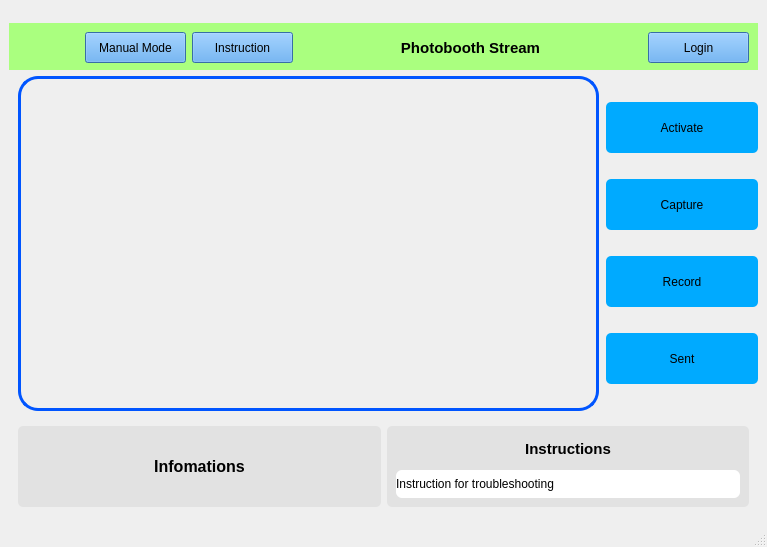
<?xml version="1.0" encoding="UTF-8"?>
<ui version="4.0">
 <class>MainWindow</class>
 <widget class="QMainWindow" name="MainWindow">
  <property name="geometry">
   <rect>
    <x>0</x>
    <y>0</y>
    <width>767</width>
    <height>547</height>
   </rect>
  </property>
  <property name="minimumSize">
   <size>
    <width>767</width>
    <height>547</height>
   </size>
  </property>
  <property name="windowTitle">
   <string>MainWindow</string>
  </property>
  <widget class="QWidget" name="centralwidget">
   <property name="styleSheet">
    <string notr="true">#centralwidget {
	
	background-image: url(./statics/background.jpg);
    background-repeat: no-repeat;
    background-position: center;
}</string>
   </property>
   <layout class="QVBoxLayout" name="verticalLayout_4">
    <item>
     <widget class="QWidget" name="widget_navbar" native="true">
      <property name="sizePolicy">
       <sizepolicy hsizetype="Expanding" vsizetype="Expanding">
        <horstretch>0</horstretch>
        <verstretch>0</verstretch>
       </sizepolicy>
      </property>
      <property name="maximumSize">
       <size>
        <width>16777215</width>
        <height>61</height>
       </size>
      </property>
      <layout class="QVBoxLayout" name="verticalLayout_2">
       <property name="spacing">
        <number>0</number>
       </property>
       <property name="leftMargin">
        <number>0</number>
       </property>
       <property name="topMargin">
        <number>0</number>
       </property>
       <property name="rightMargin">
        <number>0</number>
       </property>
       <property name="bottomMargin">
        <number>0</number>
       </property>
       <item>
        <widget class="QLabel" name="header_img">
         <property name="maximumSize">
          <size>
           <width>16777215</width>
           <height>16</height>
          </size>
         </property>
         <property name="text">
          <string/>
         </property>
         <property name="pixmap">
          <pixmap>statics/header.jpg</pixmap>
         </property>
         <property name="scaledContents">
          <bool>true</bool>
         </property>
        </widget>
       </item>
       <item>
        <widget class="QWidget" name="navbar" native="true">
         <property name="maximumSize">
          <size>
           <width>16777215</width>
           <height>51</height>
          </size>
         </property>
         <property name="autoFillBackground">
          <bool>false</bool>
         </property>
         <property name="styleSheet">
          <string notr="true">QWidget#navbar {
    background-color: rgb(170, 255, 127);  
    color: white;
}</string>
         </property>
         <layout class="QHBoxLayout" name="horizontalLayout">
          <item>
           <widget class="QLabel" name="logo_img">
            <property name="sizePolicy">
             <sizepolicy hsizetype="Expanding" vsizetype="Expanding">
              <horstretch>0</horstretch>
              <verstretch>0</verstretch>
             </sizepolicy>
            </property>
            <property name="minimumSize">
             <size>
              <width>61</width>
              <height>31</height>
             </size>
            </property>
            <property name="maximumSize">
             <size>
              <width>61</width>
              <height>31</height>
             </size>
            </property>
            <property name="text">
             <string/>
            </property>
            <property name="pixmap">
             <pixmap>statics/logo.png</pixmap>
            </property>
            <property name="scaledContents">
             <bool>true</bool>
            </property>
           </widget>
          </item>
          <item>
           <widget class="QPushButton" name="Manual_Button">
            <property name="sizePolicy">
             <sizepolicy hsizetype="Expanding" vsizetype="Expanding">
              <horstretch>0</horstretch>
              <verstretch>0</verstretch>
             </sizepolicy>
            </property>
            <property name="minimumSize">
             <size>
              <width>101</width>
              <height>31</height>
             </size>
            </property>
            <property name="maximumSize">
             <size>
              <width>101</width>
              <height>31</height>
             </size>
            </property>
            <property name="styleSheet">
             <string notr="true">QPushButton#Manual_Button {
    background-color: rgb(77, 155, 232);
}
</string>
            </property>
            <property name="text">
             <string>Manual Mode</string>
            </property>
           </widget>
          </item>
          <item>
           <widget class="QPushButton" name="Instruction_Button">
            <property name="sizePolicy">
             <sizepolicy hsizetype="Expanding" vsizetype="Expanding">
              <horstretch>0</horstretch>
              <verstretch>0</verstretch>
             </sizepolicy>
            </property>
            <property name="minimumSize">
             <size>
              <width>101</width>
              <height>31</height>
             </size>
            </property>
            <property name="maximumSize">
             <size>
              <width>101</width>
              <height>31</height>
             </size>
            </property>
            <property name="styleSheet">
             <string notr="true">QPushButton#Instruction_Button {
    background-color: rgb(77, 155, 232);
}
</string>
            </property>
            <property name="text">
             <string>Instruction</string>
            </property>
           </widget>
          </item>
          <item>
           <widget class="QLabel" name="name_application">
            <property name="sizePolicy">
             <sizepolicy hsizetype="Expanding" vsizetype="Expanding">
              <horstretch>0</horstretch>
              <verstretch>0</verstretch>
             </sizepolicy>
            </property>
            <property name="minimumSize">
             <size>
              <width>171</width>
              <height>33</height>
             </size>
            </property>
            <property name="font">
             <font>
              <pointsize>11</pointsize>
              <weight>75</weight>
              <bold>true</bold>
              <underline>false</underline>
              <kerning>true</kerning>
             </font>
            </property>
            <property name="styleSheet">
             <string notr="true">QLabel#name_application{
    color: black;
}</string>
            </property>
            <property name="text">
             <string>&lt;html&gt;&lt;head/&gt;&lt;body&gt;&lt;p align=&quot;center&quot;&gt;Photobooth Stream&lt;/p&gt;&lt;/body&gt;&lt;/html&gt;</string>
            </property>
            <property name="scaledContents">
             <bool>true</bool>
            </property>
           </widget>
          </item>
          <item>
           <widget class="QPushButton" name="Login_Button">
            <property name="sizePolicy">
             <sizepolicy hsizetype="Expanding" vsizetype="Expanding">
              <horstretch>0</horstretch>
              <verstretch>0</verstretch>
             </sizepolicy>
            </property>
            <property name="minimumSize">
             <size>
              <width>101</width>
              <height>31</height>
             </size>
            </property>
            <property name="maximumSize">
             <size>
              <width>101</width>
              <height>31</height>
             </size>
            </property>
            <property name="styleSheet">
             <string notr="true">QPushButton#Login_Button {
    background-color: rgb(77, 155, 232);
}
</string>
            </property>
            <property name="text">
             <string>Login</string>
            </property>
           </widget>
          </item>
         </layout>
        </widget>
       </item>
      </layout>
     </widget>
    </item>
    <item>
     <widget class="QWidget" name="widget_2" native="true">
      <property name="minimumSize">
       <size>
        <width>0</width>
        <height>321</height>
       </size>
      </property>
      <layout class="QHBoxLayout" name="horizontalLayout_2">
       <property name="spacing">
        <number>0</number>
       </property>
       <property name="topMargin">
        <number>0</number>
       </property>
       <property name="rightMargin">
        <number>0</number>
       </property>
       <property name="bottomMargin">
        <number>0</number>
       </property>
       <item>
        <widget class="QLabel" name="stream_video">
         <property name="sizePolicy">
          <sizepolicy hsizetype="Expanding" vsizetype="Expanding">
           <horstretch>0</horstretch>
           <verstretch>0</verstretch>
          </sizepolicy>
         </property>
         <property name="minimumSize">
          <size>
           <width>581</width>
           <height>261</height>
          </size>
         </property>
         <property name="styleSheet">
          <string notr="true">QLabel#stream_video{
    border: 3px solid rgb(0, 85, 255);
    border-radius: 20px;
}
</string>
         </property>
         <property name="lineWidth">
          <number>0</number>
         </property>
         <property name="text">
          <string/>
         </property>
         <property name="textFormat">
          <enum>Qt::PlainText</enum>
         </property>
         <property name="pixmap">
          <pixmap>../../Downloads/test_app_booth/statics/test_view.png</pixmap>
         </property>
         <property name="scaledContents">
          <bool>false</bool>
         </property>
         <property name="alignment">
          <set>Qt::AlignCenter</set>
         </property>
         <property name="indent">
          <number>-1</number>
         </property>
        </widget>
       </item>
       <item>
        <widget class="QWidget" name="widget" native="true">
         <property name="minimumSize">
          <size>
           <width>161</width>
           <height>271</height>
          </size>
         </property>
         <layout class="QVBoxLayout" name="verticalLayout_3">
          <property name="spacing">
           <number>0</number>
          </property>
          <property name="topMargin">
           <number>0</number>
          </property>
          <property name="rightMargin">
           <number>0</number>
          </property>
          <property name="bottomMargin">
           <number>0</number>
          </property>
          <item>
           <widget class="QPushButton" name="button_activate">
            <property name="minimumSize">
             <size>
              <width>111</width>
              <height>51</height>
             </size>
            </property>
            <property name="styleSheet">
             <string notr="true">QPushButton#button_activate{
    background-color: rgb(0, 170, 255);
    color: black;
	border-radius: 5px;
}</string>
            </property>
            <property name="text">
             <string>Activate</string>
            </property>
           </widget>
          </item>
          <item>
           <widget class="QPushButton" name="button_capture">
            <property name="minimumSize">
             <size>
              <width>111</width>
              <height>51</height>
             </size>
            </property>
            <property name="styleSheet">
             <string notr="true">QPushButton#button_capture{
    background-color: rgb(0, 170, 255);
    color: black;
	border-radius: 5px;
}</string>
            </property>
            <property name="text">
             <string>Capture</string>
            </property>
           </widget>
          </item>
          <item>
           <widget class="QPushButton" name="button_record">
            <property name="minimumSize">
             <size>
              <width>111</width>
              <height>51</height>
             </size>
            </property>
            <property name="styleSheet">
             <string notr="true">QPushButton#button_record{
    background-color: rgb(0, 170, 255);
    color: black;
	border-radius: 5px;
}</string>
            </property>
            <property name="text">
             <string>Record</string>
            </property>
           </widget>
          </item>
          <item>
           <widget class="QPushButton" name="button_sent">
            <property name="minimumSize">
             <size>
              <width>111</width>
              <height>51</height>
             </size>
            </property>
            <property name="styleSheet">
             <string notr="true">QPushButton#button_sent{
    background-color: rgb(0, 170, 255);
    color: black;
	border-radius: 5px;
}</string>
            </property>
            <property name="text">
             <string>Sent</string>
            </property>
           </widget>
          </item>
         </layout>
        </widget>
       </item>
      </layout>
     </widget>
    </item>
    <item>
     <widget class="QWidget" name="widget_instruction" native="true">
      <property name="sizePolicy">
       <sizepolicy hsizetype="Expanding" vsizetype="Preferred">
        <horstretch>0</horstretch>
        <verstretch>0</verstretch>
       </sizepolicy>
      </property>
      <layout class="QHBoxLayout" name="horizontalLayout_3">
       <item>
        <widget class="QLabel" name="label_infomation">
         <property name="minimumSize">
          <size>
           <width>321</width>
           <height>81</height>
          </size>
         </property>
         <property name="maximumSize">
          <size>
           <width>436</width>
           <height>16777215</height>
          </size>
         </property>
         <property name="styleSheet">
          <string notr="true">QLabel#label_infomation{
    background-color: rgb(226, 226, 226);
    color: black;
	border-radius: 5px;
}</string>
         </property>
         <property name="text">
          <string>&lt;html&gt;&lt;head/&gt;&lt;body&gt;&lt;p align=&quot;center&quot;&gt;&lt;span style=&quot; font-size:12pt; font-weight:700;&quot;&gt;Infomations&lt;/span&gt;&lt;/p&gt;&lt;/body&gt;&lt;/html&gt;</string>
         </property>
         <property name="wordWrap">
          <bool>false</bool>
         </property>
        </widget>
       </item>
       <item>
        <widget class="QWidget" name="widget_instructions" native="true">
         <property name="styleSheet">
          <string notr="true">QWidget#widget_instructions  {
    background-color: rgb(226, 226, 226);
    color: black;
	border-radius: 5px;
}</string>
         </property>
         <layout class="QVBoxLayout" name="verticalLayout">
          <item>
           <widget class="QLabel" name="label_instruction">
            <property name="text">
             <string>&lt;html&gt;&lt;head/&gt;&lt;body&gt;&lt;p align=&quot;center&quot;&gt;&lt;span style=&quot; font-size:11pt; font-weight:700;&quot;&gt;Instructions&lt;/span&gt;&lt;/p&gt;&lt;/body&gt;&lt;/html&gt;</string>
            </property>
           </widget>
          </item>
          <item>
           <widget class="QLabel" name="content_instruction">
            <property name="styleSheet">
             <string notr="true">QLabel#content_instruction{
    background-color: rgb(255, 255, 255);
    color: Black;
	border-radius: 6px;
}</string>
            </property>
            <property name="text">
             <string>&lt;html&gt;&lt;head/&gt;&lt;body&gt;&lt;p&gt;Instruction for troubleshooting&lt;/p&gt;&lt;/body&gt;&lt;/html&gt;</string>
            </property>
           </widget>
          </item>
         </layout>
        </widget>
       </item>
      </layout>
     </widget>
    </item>
   </layout>
  </widget>
  <widget class="QMenuBar" name="menubar">
   <property name="geometry">
    <rect>
     <x>0</x>
     <y>0</y>
     <width>767</width>
     <height>22</height>
    </rect>
   </property>
  </widget>
  <widget class="QStatusBar" name="statusbar"/>
 </widget>
 <resources/>
 <connections/>
</ui>
